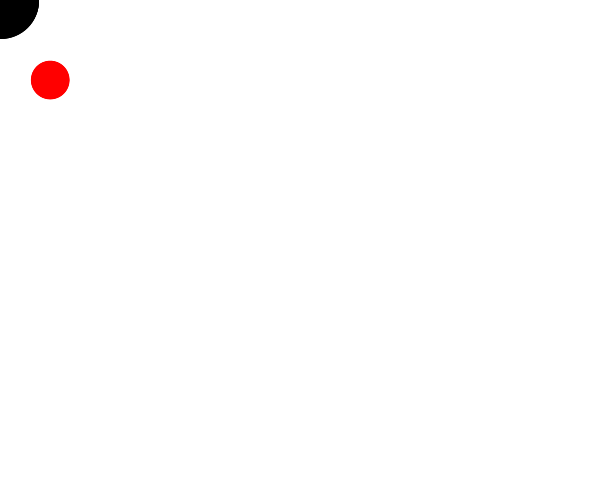
Frame 1 (no input)
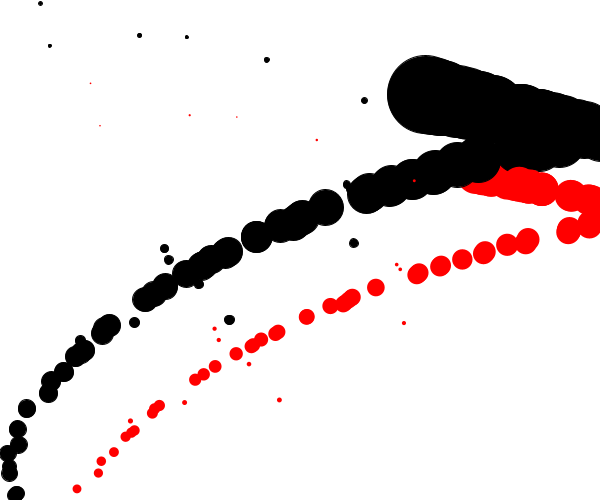
Frame 60 (the mouse pressed at the canvas centre just before this capture)
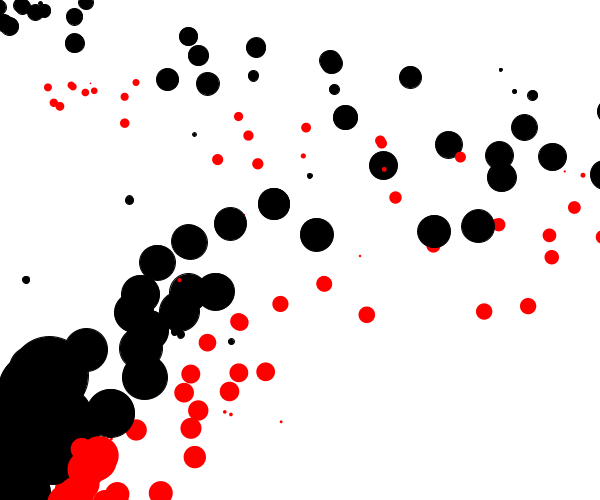
Frame 120 (the mouse held since frame 60 and released just before this capture)

The Processing sketch that drew these frames (run headless with seeded random() and noise(); from frame 60 on, the mouse is pressed at the canvas centre):

// Processing sketch: processing_157889
// ── processing_157889.pde

Mover[] movers = new Mover[100];

void setup() {
  size(600, 500);
  background(255);
  
  for (int i = 0; i < movers.length; i++) {
    movers[i] = new Mover(random(0.1,4),0,0);
  }
}

void draw() {
  background(255);
  
  PVector wind = new PVector(0.9,0);
  PVector gravity = new PVector(0,0.2);

  for (int i = 0; i < movers.length; i++) {
    movers[i].applyForce(wind);
    movers[i].applyForce(gravity);
    movers[i].update();
    movers[i].display();
    movers[i].checkEdges();  
  }
}

class Mover {

  PVector location;
  PVector velocity;
  PVector acceleration;
  
  float mass;
  
  Mover(float m, float x, float y) {
    
    mass = m;
    
    location = new PVector(x,y);
    velocity = new PVector(0, 0);
    acceleration = new PVector(0,0);
  }
  
  void applyForce(PVector force) {
    PVector f = PVector.div(force,mass);
    acceleration.add(f);
  }

  void update() {
    
    velocity.add(acceleration);
    location.add(velocity);
    
    acceleration.mult(0);
  }

  void display() {
    stroke(0);
    fill(0);
    ellipse(location.x, location.y, mass*20, mass*20);
    
    noStroke();
    fill(255,0,0);
    ellipse(location.x+50, location.y+80, mass*10, mass*10);
  }

  void checkEdges() {

    if (location.x > width) {
      location.x = width-20;
      velocity.x = velocity.x *= -1;
    }else if (location.x < 0) {
      velocity.x *= -1;
      location.x = 0;
    }

    if (location.y > height) {
      velocity.y *= -1;
      location.y = height;
      }else if(location.y < 0) {
      velocity.y *= -1;
      location.y = 0;
    }
  }
}
  
 
  
  
  
  
